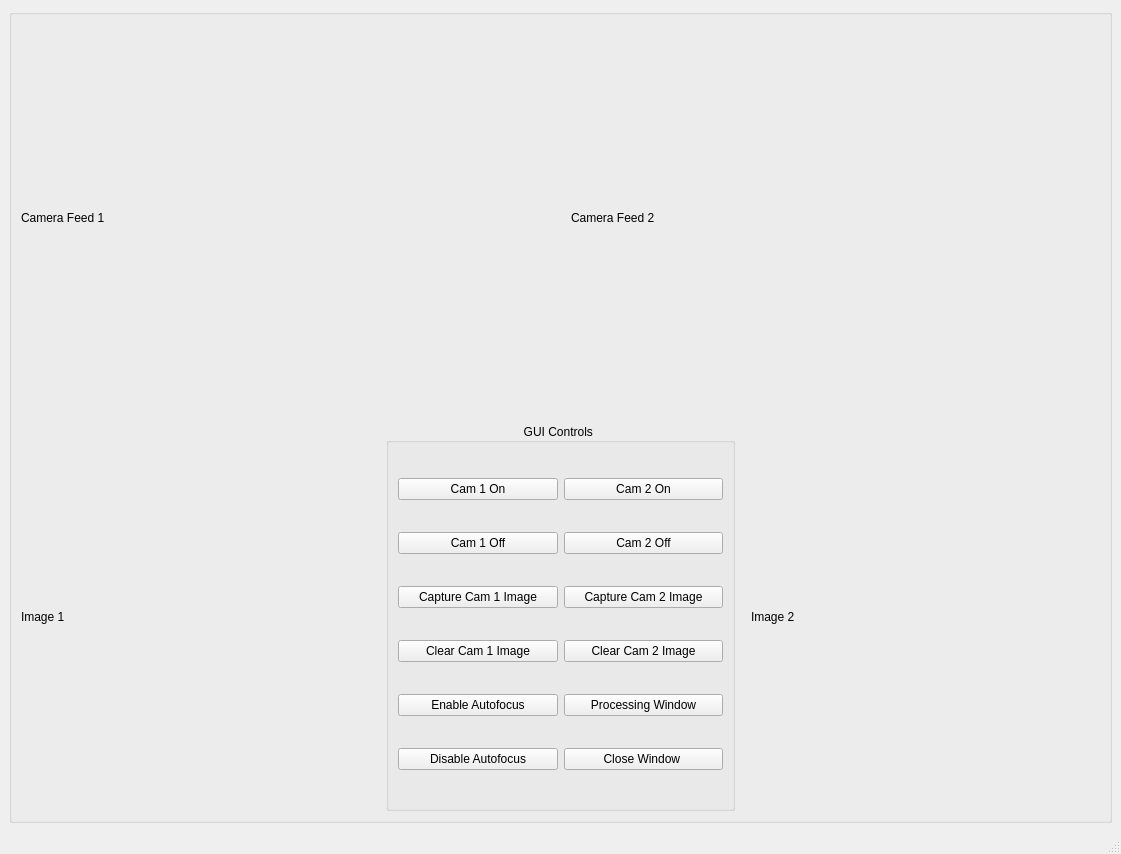
<?xml version="1.0" encoding="UTF-8"?>
<ui version="4.0">
 <class>MainWindow</class>
 <widget class="QMainWindow" name="MainWindow">
  <property name="geometry">
   <rect>
    <x>0</x>
    <y>0</y>
    <width>1121</width>
    <height>854</height>
   </rect>
  </property>
  <property name="windowTitle">
   <string>MIP Graphical User Inteface </string>
  </property>
  <widget class="QWidget" name="centralwidget">
   <layout class="QGridLayout" name="gridLayout_2">
    <item row="0" column="0">
     <widget class="QGroupBox" name="Centre_Widgets">
      <property name="enabled">
       <bool>true</bool>
      </property>
      <property name="sizePolicy">
       <sizepolicy hsizetype="Expanding" vsizetype="Expanding">
        <horstretch>9</horstretch>
        <verstretch>9</verstretch>
       </sizepolicy>
      </property>
      <property name="minimumSize">
       <size>
        <width>731</width>
        <height>781</height>
       </size>
      </property>
      <layout class="QVBoxLayout" name="verticalLayout">
       <item>
        <layout class="QHBoxLayout" name="horizontalLayout">
         <item>
          <widget class="QLabel" name="camfeed1">
           <property name="text">
            <string>Camera Feed 1 </string>
           </property>
          </widget>
         </item>
         <item>
          <spacer name="horizontalSpacer">
           <property name="orientation">
            <enum>Qt::Horizontal</enum>
           </property>
           <property name="sizeType">
            <enum>QSizePolicy::Fixed</enum>
           </property>
           <property name="sizeHint" stdset="0">
            <size>
             <width>15</width>
             <height>15</height>
            </size>
           </property>
          </spacer>
         </item>
         <item>
          <widget class="QLabel" name="camfeed2">
           <property name="sizePolicy">
            <sizepolicy hsizetype="Preferred" vsizetype="Preferred">
             <horstretch>0</horstretch>
             <verstretch>0</verstretch>
            </sizepolicy>
           </property>
           <property name="text">
            <string>Camera Feed 2 </string>
           </property>
          </widget>
         </item>
        </layout>
       </item>
       <item>
        <spacer name="verticalSpacer">
         <property name="orientation">
          <enum>Qt::Vertical</enum>
         </property>
         <property name="sizeType">
          <enum>QSizePolicy::Fixed</enum>
         </property>
         <property name="sizeHint" stdset="0">
          <size>
           <width>1</width>
           <height>5</height>
          </size>
         </property>
        </spacer>
       </item>
       <item>
        <layout class="QHBoxLayout" name="horizontalLayout_2">
         <item>
          <widget class="QLabel" name="imgcam1">
           <property name="text">
            <string>Image 1</string>
           </property>
          </widget>
         </item>
         <item>
          <spacer name="horizontalSpacer_2">
           <property name="orientation">
            <enum>Qt::Horizontal</enum>
           </property>
           <property name="sizeType">
            <enum>QSizePolicy::Fixed</enum>
           </property>
           <property name="sizeHint" stdset="0">
            <size>
             <width>10</width>
             <height>10</height>
            </size>
           </property>
          </spacer>
         </item>
         <item>
          <layout class="QVBoxLayout" name="verticalLayout_2">
           <item>
            <widget class="QGroupBox" name="GUI_Controls">
             <property name="minimumSize">
              <size>
               <width>25</width>
               <height>25</height>
              </size>
             </property>
             <property name="title">
              <string>GUI Controls </string>
             </property>
             <property name="alignment">
              <set>Qt::AlignCenter</set>
             </property>
             <layout class="QGridLayout" name="gridLayout">
              <item row="0" column="0">
               <widget class="QPushButton" name="cam1_on">
                <property name="text">
                 <string>Cam 1 On</string>
                </property>
               </widget>
              </item>
              <item row="0" column="1">
               <widget class="QPushButton" name="cam2_on">
                <property name="text">
                 <string>Cam 2 On</string>
                </property>
               </widget>
              </item>
              <item row="2" column="1">
               <widget class="QPushButton" name="cam2_off">
                <property name="text">
                 <string>Cam 2 Off</string>
                </property>
               </widget>
              </item>
              <item row="7" column="1">
               <widget class="QPushButton" name="ip_off">
                <property name="text">
                 <string>Close Window </string>
                </property>
               </widget>
              </item>
              <item row="4" column="0">
               <widget class="QPushButton" name="img1_off">
                <property name="text">
                 <string>Clear Cam 1 Image</string>
                </property>
               </widget>
              </item>
              <item row="2" column="0">
               <widget class="QPushButton" name="cam1_off">
                <property name="text">
                 <string>Cam 1 Off</string>
                </property>
               </widget>
              </item>
              <item row="3" column="0">
               <widget class="QPushButton" name="img1_on">
                <property name="text">
                 <string>Capture Cam 1 Image</string>
                </property>
               </widget>
              </item>
              <item row="4" column="1">
               <widget class="QPushButton" name="img2_off">
                <property name="text">
                 <string>Clear Cam 2 Image</string>
                </property>
               </widget>
              </item>
              <item row="5" column="0">
               <widget class="QPushButton" name="af_on">
                <property name="text">
                 <string>Enable Autofocus</string>
                </property>
               </widget>
              </item>
              <item row="3" column="1">
               <widget class="QPushButton" name="img2_on">
                <property name="text">
                 <string>Capture Cam 2 Image</string>
                </property>
               </widget>
              </item>
              <item row="5" column="1">
               <widget class="QPushButton" name="ip_on">
                <property name="text">
                 <string>Processing Window</string>
                </property>
               </widget>
              </item>
              <item row="7" column="0">
               <widget class="QPushButton" name="af_off">
                <property name="text">
                 <string>Disable Autofocus</string>
                </property>
               </widget>
              </item>
             </layout>
            </widget>
           </item>
          </layout>
         </item>
         <item>
          <spacer name="horizontalSpacer_3">
           <property name="orientation">
            <enum>Qt::Horizontal</enum>
           </property>
           <property name="sizeType">
            <enum>QSizePolicy::Fixed</enum>
           </property>
           <property name="sizeHint" stdset="0">
            <size>
             <width>10</width>
             <height>10</height>
            </size>
           </property>
          </spacer>
         </item>
         <item>
          <widget class="QLabel" name="imgcam2">
           <property name="text">
            <string>Image 2</string>
           </property>
          </widget>
         </item>
        </layout>
       </item>
      </layout>
     </widget>
    </item>
   </layout>
  </widget>
  <widget class="QStatusBar" name="statusbar"/>
 </widget>
 <resources/>
 <connections/>
</ui>
